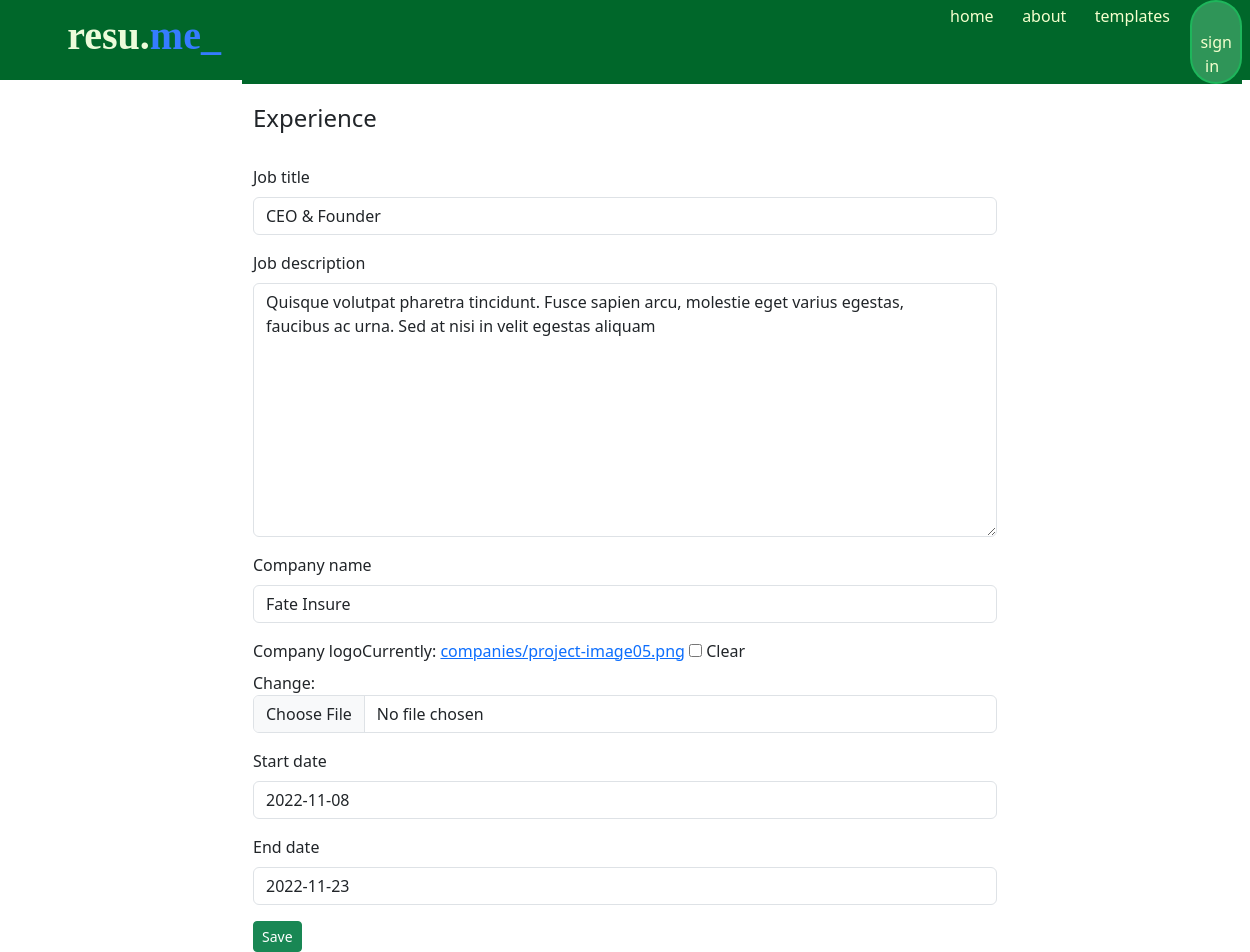
The page /experiences/3/ on the database as committed earlier.
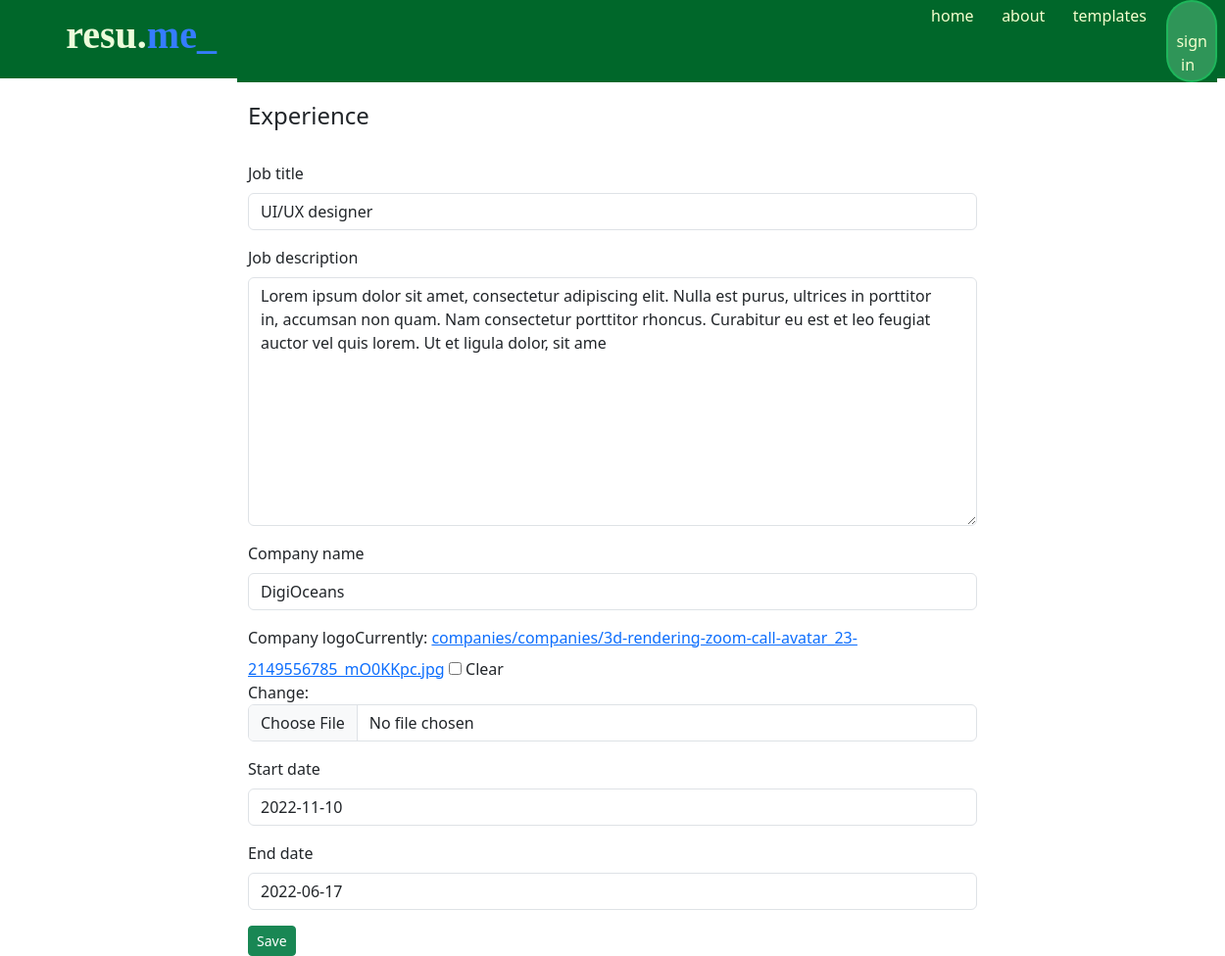
The same page on the database as committed later.
### profiles_app/models.py (models this page shows, shortened)
class Experience(models.Model):
    profile = models.ForeignKey(Profile, on_delete=models.CASCADE)
    job_title = models.CharField(max_length=200)
    job_description = models.TextField()
    company_name = models.CharField(max_length=100)
    company_logo = models.ImageField(null=True, upload_to="companies", blank=True)
    start_date = models.DateField(null=True, blank=True)
    end_date = models.DateField(null=True, blank=True)

### main_app/views.py (the view)
# urls.py: path("experiences/<int:experience_id>/", views.edit_experience , name="experiences"),
def edit_experience(request, experience_id ):
    experience = Experience.objects.get(id = experience_id)
    if request.method != 'POST':
        experience_form = ExperiencesForm(instance=experience)
    else:
        experience_form = ExperiencesForm(instance=experience,data=request.POST)
        if experience_form.is_valid():
            experience_form.save()
            return redirect("main_app:index")
    context = {
        "experience":experience,
        "experience_form":experience_form,
        }
    return render(request, 'main_app/experience.html', context)

### profiles_app/forms.py
class ExperiencesForm(ModelForm):
    class Meta:
        model = Experience
        fields = '__all__'
        exclude = ['profile']

### main_app/templates/main_app/experience.html (shortened to what this page needs)
{% extends "main_app/base.html" %}
{% load bootstrap5 %}
{% block content %}
<nav class="navbar navbar-expand-lg fixed-top" style="background-color:#00672A;height:80px;position: relative;">
    <div class="container-fluid" style="width: 92%;">
      {% if user.is_authenticated %}
      <a class="navbar-brand d-flex" href="{% url 'main_app:index' %}">
      &nbsp;<h1 style="color:rgb(236, 252, 218);font-weight:600;font-family:Cambria, Cochin, Georgia, Times, 'Times New Roman', serif;" >resu.</h1>
      <h1 style="color: rgb(53, 124, 255);font-weight:600;font-family:Cambria, Cochin, Georgia, Times, 'Times New Roman', serif;">me_</h1>  &nbsp;
    </a>
    {% else %}
    <a class="navbar-brand d-flex" href="{% url 'main_app:landing_page' %}">
        &nbsp;<h1 style="color:rgb(236, 252, 218);font-weight:600;font-family:Cambria, Cochin, Georgia, Times, 'Times New Roman', serif;" >resu.</h1>
        <h1 style="color: rgb(53, 124, 255);font-weight:600;font-family:Cambria, Cochin, Georgia, Times, 'Times New Roman', serif;">me_</h1>  &nbsp;
      </a>
    {% endif %}
        <div style="background-color:#00672A;" class="d-none d-lg-block ">
            <div style="padding-left: 700px;" >
                <ul class="navbar-nav  me-auto mb-2 mb-lg-0">
                    <li class="nav-item">
                        <a style="color: #F5FFCE;" class="nav-link" href="#">home</a>
                    </li>&nbsp;&nbsp;&nbsp;
                    <li class="nav-item">
                        <a style="color: #F5FFCE;" class="nav-link" href="#">about</a>
                    </li>&nbsp;&nbsp;&nbsp;
                    <li class="nav-item">
                        <a style="color: #F5FFCE;" class="nav-link" href="#">templates</a>
                    </li>&nbsp;&nbsp;&nbsp;
                    <li class="nav-item" style="padding-top:4px;">
                        <a style="color: #F5FFCE;; background-color: #95f8bd51; font-size: 1rem;border:#00ec5e5f 2px solid;" class=" btn btn-sm rounded-pill" href="{% url 'profiles_app:login' %}"> &nbsp; sign in &nbsp; </a>
                    </li>
                </ul>
            </div>
      </div>
    </div>
  </nav>
  <div class="container">
      <br>
    <div class="d-flex justify-content-center">
        <div class="col-8">
                <h4>Experience</h4>
            <br>
            <form action="{% url 'main_app:experiences' experience.id %}" method="post">
                {% bootstrap_form experience_form %}
                <button class="btn btn-success btn-sm" name="submit">Save</button>
            </form>
        </div>
    </div>
  </div>
{% endblock content %}

### main_app/templates/main_app/base.html (shortened to what this page needs)
<!DOCTYPE html>
<html lang="en">
<head>
    {% load static %}
    {% load bootstrap5 %}
    {% bootstrap_css %}
    <link rel="stylesheet" href="https://cdn.jsdelivr.net/npm/bootstrap-icons@1.8.3/font/bootstrap-icons.css">
</head>
    {% block content %}{% endblock content %}
</html>

Rows that differ between the two databases and show on the page:
changed Experience: job_title "CEO & Founder" → "UI/UX designer"; job_description "Quisque volutpat pharetra tincidunt. Fusce sapien arcu, molestie eget varius egestas, faucibus ac urna. Sed at nisi in velit egestas aliquam" → "Lorem ipsum dolor sit amet, consectetur adipiscing elit. Nulla est purus, ultrices in porttitor in, accumsan non quam. Nam consectetur porttitor rhoncus. Curabitur eu est et leo feugiat auctor vel quis lorem. Ut et ligula dolor, sit ame"; company_name "Fate Insure" → "DigiOceans"; start_date "2022-11-08" → "2022-11-10"; end_date "2022-11-23" → "2022-06-17"
Other text that changed with them:
text no longer shown: "Job title Job description Company name Company logo Currently: companies/project-image05.png Clear Change: Start date End date"
text now shown: "Job title Job description Company name Company logo Currently: companies/companies/3d-rendering-zoom-call-avatar_23-2149556785_mO0KKpc.jpg Clear Change: Start date End date"
